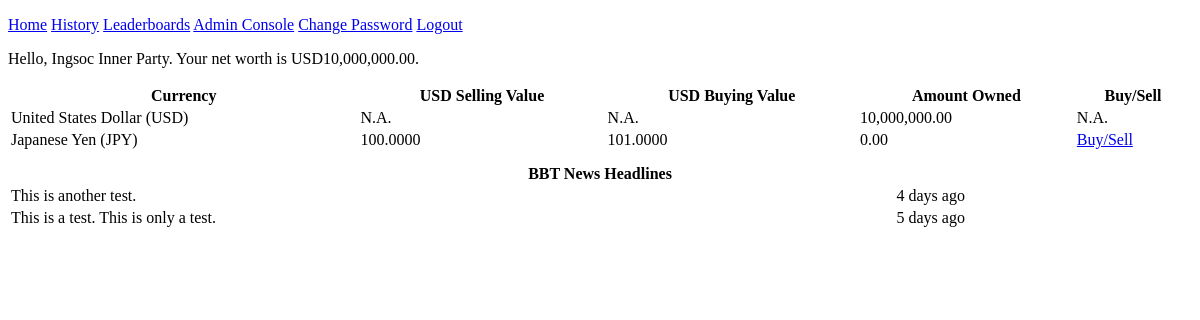
The page /dashboard/ (signed in) on the database its author committed.
### tables this page shows
CREATE TABLE `users` (
  `userkey` bigint(20) unsigned NOT NULL AUTO_INCREMENT,
  `name` text NOT NULL,
  `userid` varchar(45) NOT NULL,
  `password` varchar(128) NOT NULL,
  `salt` varchar(100) NOT NULL,
  `usertype` tinyint(3) unsigned NOT NULL,
  `networth` decimal(50,2) unsigned NOT NULL DEFAULT '10000000.00',
  PRIMARY KEY (`userkey`),
  KEY `userid` (`userid`)
);

CREATE TABLE `currency` (
  `currencyid` int(10) unsigned NOT NULL AUTO_INCREMENT,
  `name` varchar(100) NOT NULL DEFAULT 'Japanese Yen',
  `shortname` varchar(45) NOT NULL DEFAULT 'JPY',
  `buyvalue` decimal(10,4) unsigned NOT NULL DEFAULT '0.0000',
  `sellvalue` decimal(10,4) unsigned NOT NULL DEFAULT '0.0000',
  PRIMARY KEY (`currencyid`),
  KEY `shortname` (`shortname`)
);

CREATE TABLE `wallet` (
  `valueid` bigint(20) unsigned NOT NULL AUTO_INCREMENT,
  `userkey` bigint(20) unsigned DEFAULT NULL,
  `currencyid` int(10) unsigned DEFAULT NULL,
  `amount` decimal(50,2) unsigned NOT NULL DEFAULT '0.00',
  PRIMARY KEY (`valueid`),
  KEY `userkey` (`userkey`),
  KEY `currencyid` (`currencyid`),
  CONSTRAINT `wallet_ibfk_1` FOREIGN KEY (`userkey`) REFERENCES `users` (`userkey`),
  CONSTRAINT `wallet_ibfk_2` FOREIGN KEY (`currencyid`) REFERENCES `currency` (`currencyid`)
);

CREATE TABLE `news` (
  `newsid` int(10) unsigned NOT NULL AUTO_INCREMENT,
  `newstext` text NOT NULL,
  `time` int(10) unsigned NOT NULL DEFAULT '0',
  PRIMARY KEY (`newsid`)
);

### include.php (called while the page is built, shortened)
<?php
    $mysqllocation = "localhost";
    $mysqlusername = "redacted";
    $mysqlpassword = "redacted";
    $mysqldatabase = "forex";
    function isTeacher()
    {
        if(isset($_SESSION["usertype"]) && $_SESSION["usertype"] == 2)
            return true;
        return false;
    }
    function gameEnded()
    {
        global $mysqlusername, $mysqlpassword, $mysqldatabase, $mysqllocation;
        $db = new mysqli($mysqllocation, $mysqlusername, $mysqlpassword, $mysqldatabase);
        $query = "SELECT endtime FROM startendtime WHERE timeid=1 LIMIT 1";
        $result = $db->query($query) or die($db->error);
        $row = $result->fetch_assoc();
        if($row["endtime"] < time())
        {
            return true;
        }
        else
        {
            return false;
        }
    }
    function nicetime($unix_date)
    {
        $periods = array("sec", "min", "hr", "day", "week", "month", "year", "decade");
        $lengths = array("60", "60", "24", "7", "4.35", "12", "10");
        $now = time();
        if($now > $unix_date)
        {
            $difference = $now - $unix_date;
            $tense = " ago";
        }
        else
        {
            $difference = $unix_date - $now;
            $tense = "";
        }
        for($j = 0; $difference >= $lengths[$j] && $j < count($lengths) - 1; $j++)
        {
            $difference /= $lengths[$j];
        }
        $difference = round($difference);
        if($difference != 1)
        {
            $periods[$j].= "s";
        }
        return "$difference $periods[$j]{$tense}";
    }
?>

### dashboard/index.php (the view, shortened to what this page needs)
<?php
    require_once("../include.php");
    $gameEnded = gameEnded();
    global $mysqlusername, $mysqlpassword, $mysqldatabase, $mysqllocation;
    $db = new mysqli($mysqllocation, $mysqlusername, $mysqlpassword, $mysqldatabase);
    $basecurrabbv = "";
    $query = "SELECT shortname, name FROM currency WHERE currencyid = 1";
    $result = $db->query($query) or die($db->error);
    while($row = $result->fetch_assoc())
    {
        $basecurrabbv = $row["shortname"];
        $basecurrname = $row["name"];
    }
?>
<!DOCTYPE html>
<html xmlns="http://www.w3.org/1999/xhtml">
    <head>
        <link rel="stylesheet" type="text/css" href="../css/main.css" />
    </head>
    <body>
        <div class="page-module">
            <div style="width:100%;">
                <div id="goRight"><p><a href="./">Home</a> <a href="./history/">History</a> <a href="./leaderboard/">Leaderboards</a> <?php if(isTeacher()) echo "<a href=\"../admin/\">Admin Console</a>"; ?> <a href="./changepassword/">Change Password</a> <a href="./logout/">Logout</a></p></div>
                <div id="goLeft">
                    <?php
                        $userkey = intval($_SESSION["userkey"]);
                        $query = "SELECT name, networth FROM users WHERE userkey=$userkey LIMIT 1";
                        $result = $db->query($query) or die();
                        $totalvalue = 0;
                        if($row = $result->fetch_assoc())
                        {
                            echo "<p>Hello, ".$row["name"].".";
                            $totalvalue = $row["networth"];
                        }
                        if(!$gameEnded)
                            echo " Your net worth is ".$basecurrabbv.number_format($totalvalue, 2).".</p>";
                    ?>
                </div>
            </div>
            <div id="board" style="">
                <table style="width:100%">
                    <tr class="red">
                        <th class="red">Currency</th>
                        <th class="red">USD Selling Value</th>
                        <th class="red">USD Buying Value</th>
                        <th class="red">Amount Owned</th>
                        <th class="red">Buy/Sell</th>
                    </tr>
                    <?php
                        $query = "SELECT amount FROM wallet WHERE currencyid=1 AND userkey = $userkey LIMIT 1";
                        $result = $db->query($query) or die($db->error);
                        while($row = $result->fetch_assoc())
                        {
                            echo "<tr>";
                            echo "<td class=\"table-bordered\">$basecurrname ($basecurrabbv)</td>";
                            echo "<td class=\"table-bordered\">N.A.</td>";
                            echo "<td class=\"table-bordered\">N.A.</td>";
                            echo "<td class=\"table-bordered\">".number_format($row["amount"], 2)."</td>";
                            echo "<td class=\"table-bordered\">N.A.</td>";
                            echo "</tr>";
                            break;
                        }
                        $query = "SELECT currency.name, currency.shortname, currency.sellvalue, currency.buyvalue, currency.currencyid, wallet.amount FROM currency INNER JOIN wallet ON currency.currencyid = wallet.currencyid WHERE currency.currencyid != 1 AND wallet.userkey = $userkey ORDER BY currency.name ASC";
                        $result = $db->query($query) or die($db->error);
                        while($row = $result->fetch_assoc())
                        {
                            echo "<tr>";
                            echo "<td class=\"table-bordered\">".$row["name"]." (";
                            echo $row["shortname"].")</td>";
                            echo "<td class=\"table-bordered\">".$row["buyvalue"]."</td>";
                            echo "<td class=\"table-bordered\">".$row["sellvalue"]."</td>";
                            echo "<td class=\"table-bordered\">".number_format($row["amount"], 2)."</td>";
                            echo "<td class=\"table-bordered\"><a href='./buysell/?currid=".$row["currencyid"]."' target=\"_top\" data-ftrans=\"slide\" id=\"buysell\">Buy/Sell</a></td>";
                            echo "</tr>";
                        }
                    ?>
                </table>
            </div>
            <div id="news" style="position:relative; top:10px;">
                <table style="width:100%">
                    <tr class="red">
                        <th colspan="2" class="red">BBT News Headlines</th>
                    </tr>
                    <?php
                        $query = "SELECT newstext, time FROM news WHERE time <= ".time()." ORDER BY time DESC LIMIT 30";
                        $result = $db->query($query) or die($db->error);
                        while($row = $result->fetch_assoc())
                        {
                            echo "<tr>";
                            echo "<td class=\"table-bordered\">".$row["newstext"]."</td>";
                            echo "<td class=\"table-bordered\" style=\"width:25%\">".nicetime($row["time"])."</td>";
                            echo "</tr>";
                        }
                    ?>
                </table>
            </div>
        </div>
    </body>
</html>

### rows shown on the page
users: name "Ingsoc Inner Party", networth "10,000,000.00"
currency: shortname "USD"
wallet: currencyid.name "United States Dollar", currencyid.shortname "USD", amount "10,000,000.00"
wallet: currencyid.name "Japanese Yen", currencyid.shortname "JPY", currencyid.buyvalue "100.0000", currencyid.sellvalue "101.0000", amount "0.00"
news: newstext "This is another test.", time "4 days ago"
news: newstext "This is a test. This is only a test.", time "5 days ago"
